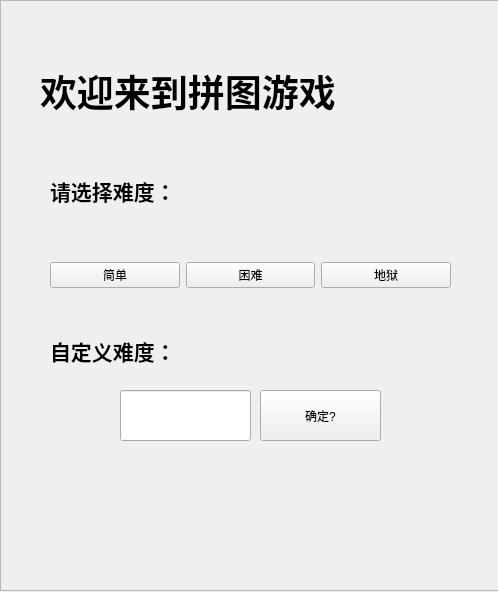
<?xml version="1.0" encoding="UTF-8"?>
<ui version="4.0">
 <class>Form_reselection</class>
 <widget class="QWidget" name="Form_reselection">
  <property name="geometry">
   <rect>
    <x>0</x>
    <y>0</y>
    <width>498</width>
    <height>592</height>
   </rect>
  </property>
  <property name="windowTitle">
   <string>Reselect</string>
  </property>
  <property name="styleSheet">
   <string notr="true"/>
  </property>
  <widget class="QFrame" name="frame">
   <property name="geometry">
    <rect>
     <x>0</x>
     <y>0</y>
     <width>501</width>
     <height>591</height>
    </rect>
   </property>
   <property name="styleSheet">
    <string notr="true">#frame{
border-image: url(:/picture/background.png);
}
</string>
   </property>
   <property name="frameShape">
    <enum>QFrame::StyledPanel</enum>
   </property>
   <property name="frameShadow">
    <enum>QFrame::Raised</enum>
   </property>
   <widget class="QLabel" name="label_3">
    <property name="geometry">
     <rect>
      <x>50</x>
      <y>330</y>
      <width>181</width>
      <height>41</height>
     </rect>
    </property>
    <property name="font">
     <font>
      <family>楷体</family>
      <pointsize>16</pointsize>
      <weight>75</weight>
      <bold>true</bold>
     </font>
    </property>
    <property name="text">
     <string>自定义难度：</string>
    </property>
   </widget>
   <widget class="QLabel" name="label">
    <property name="geometry">
     <rect>
      <x>50</x>
      <y>150</y>
      <width>271</width>
      <height>81</height>
     </rect>
    </property>
    <property name="font">
     <font>
      <family>楷体</family>
      <pointsize>16</pointsize>
      <weight>75</weight>
      <bold>true</bold>
     </font>
    </property>
    <property name="text">
     <string>请选择难度：</string>
    </property>
   </widget>
   <widget class="QLineEdit" name="Edit_custom">
    <property name="geometry">
     <rect>
      <x>120</x>
      <y>390</y>
      <width>131</width>
      <height>51</height>
     </rect>
    </property>
   </widget>
   <widget class="QPushButton" name="Button_confirm">
    <property name="geometry">
     <rect>
      <x>260</x>
      <y>390</y>
      <width>121</width>
      <height>51</height>
     </rect>
    </property>
    <property name="text">
     <string>确定?</string>
    </property>
   </widget>
   <widget class="QLabel" name="label_2">
    <property name="geometry">
     <rect>
      <x>40</x>
      <y>40</y>
      <width>451</width>
      <height>101</height>
     </rect>
    </property>
    <property name="font">
     <font>
      <family>楷体</family>
      <pointsize>28</pointsize>
      <weight>75</weight>
      <bold>true</bold>
     </font>
    </property>
    <property name="text">
     <string>欢迎来到拼图游戏</string>
    </property>
   </widget>
   <widget class="QWidget" name="layoutWidget">
    <property name="geometry">
     <rect>
      <x>50</x>
      <y>230</y>
      <width>401</width>
      <height>91</height>
     </rect>
    </property>
    <layout class="QHBoxLayout" name="horizontalLayout">
     <item>
      <widget class="QPushButton" name="Button_easy">
       <property name="text">
        <string>简单</string>
       </property>
      </widget>
     </item>
     <item>
      <widget class="QPushButton" name="Button_hard">
       <property name="text">
        <string>困难</string>
       </property>
      </widget>
     </item>
     <item>
      <widget class="QPushButton" name="Button_hell">
       <property name="text">
        <string>地狱</string>
       </property>
      </widget>
     </item>
    </layout>
   </widget>
  </widget>
 </widget>
 <resources/>
 <connections/>
</ui>
